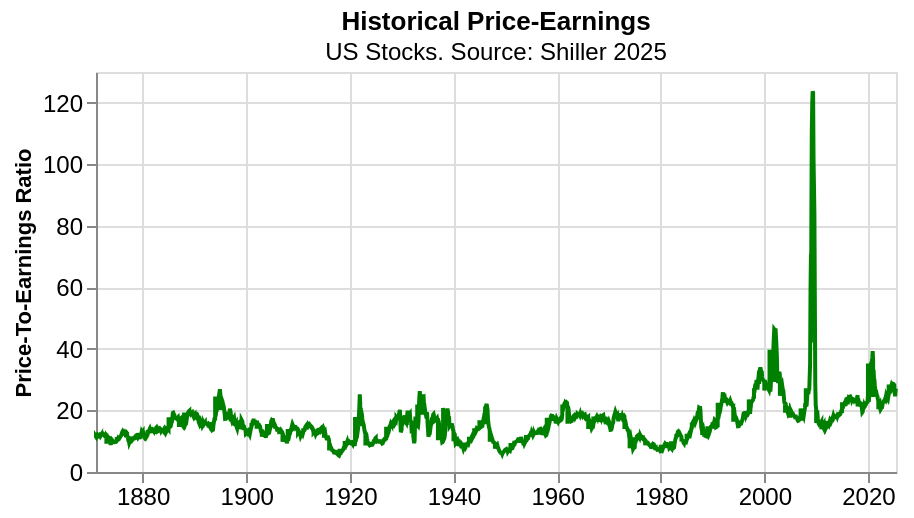

This figure's Vega-Lite source:
### Vega-Lite specification from a JSON file in a GitHub repository (floating-point values rounded to 4 significant figures; data arrays with more than 128 entries replaced by an {"elided": "..."} marker saying what was removed)
{"config": {"view": {"continuousWidth": 300, "continuousHeight": 300}}, "data": {"name": "data-ced7bfdb397067a3232b850f58f265fd"}, "mark": {"type": "line", "color": "green"}, "encoding": {"x": {"axis": {"grid": true, "labelFontSize": 12}, "field": "Date_iso", "title": "", "type": "temporal"}, "y": {"axis": {"grid": true, "labelFontSize": 12}, "field": "PE_ratio", "title": "Price-To-Earnings Ratio", "type": "quantitative"}}, "height": 200, "title": {"text": "Historical Price-Earnings", "subtitle": "US Stocks. Source: Shiller 2025"}, "width": 400, "$schema": "https://vega.github.io/schema/vega-lite/v5.20.1.json", "datasets": {"data-ced7bfdb397067a3232b850f58f265fd": {"elided": "1854 records"}}}
